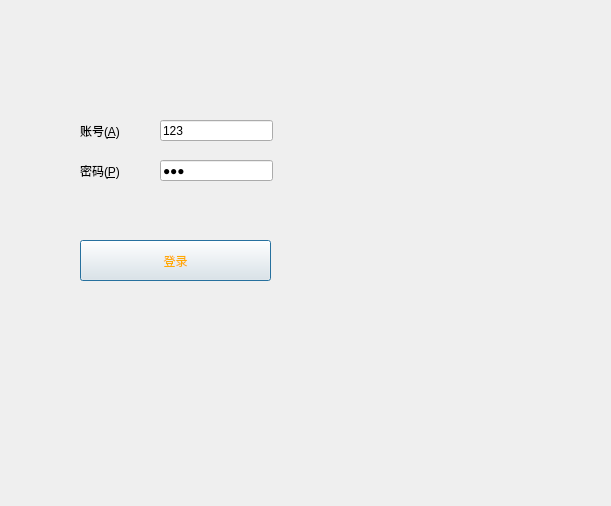
<?xml version="1.0" encoding="UTF-8"?>
<ui version="4.0">
 <class>Dialog</class>
 <widget class="QDialog" name="Dialog">
  <property name="geometry">
   <rect>
    <x>0</x>
    <y>0</y>
    <width>611</width>
    <height>506</height>
   </rect>
  </property>
  <property name="windowTitle">
   <string>Dialog</string>
  </property>
  <widget class="QLabel" name="label">
   <property name="geometry">
    <rect>
     <x>80</x>
     <y>110</y>
     <width>121</width>
     <height>41</height>
    </rect>
   </property>
   <property name="text">
    <string>账号(&amp;A)</string>
   </property>
   <property name="buddy">
    <cstring>lineEdit</cstring>
   </property>
  </widget>
  <widget class="QLabel" name="label_2">
   <property name="geometry">
    <rect>
     <x>80</x>
     <y>150</y>
     <width>121</width>
     <height>41</height>
    </rect>
   </property>
   <property name="text">
    <string>密码(&amp;P)</string>
   </property>
   <property name="buddy">
    <cstring>lineEdit_2</cstring>
   </property>
  </widget>
  <widget class="QLineEdit" name="lineEdit">
   <property name="geometry">
    <rect>
     <x>160</x>
     <y>120</y>
     <width>113</width>
     <height>21</height>
    </rect>
   </property>
   <property name="text">
    <string>123</string>
   </property>
  </widget>
  <widget class="QLineEdit" name="lineEdit_2">
   <property name="geometry">
    <rect>
     <x>160</x>
     <y>160</y>
     <width>113</width>
     <height>21</height>
    </rect>
   </property>
   <property name="text">
    <string>456</string>
   </property>
   <property name="echoMode">
    <enum>QLineEdit::Password</enum>
   </property>
  </widget>
  <widget class="QPushButton" name="pushButton">
   <property name="geometry">
    <rect>
     <x>80</x>
     <y>240</y>
     <width>191</width>
     <height>41</height>
    </rect>
   </property>
   <property name="styleSheet">
    <string notr="true">color: rgb(255, 170, 0);
border-image: url(:/lk/lock.png);</string>
   </property>
   <property name="text">
    <string>登录</string>
   </property>
  </widget>
 </widget>
 <resources>
  <include location="test_source.qrc"/>
 </resources>
 <connections>
  <connection>
   <sender>pushButton</sender>
   <signal>clicked()</signal>
   <receiver>Dialog</receiver>
   <slot>check_login()</slot>
   <hints>
    <hint type="sourcelabel">
     <x>235</x>
     <y>251</y>
    </hint>
    <hint type="destinationlabel">
     <x>371</x>
     <y>254</y>
    </hint>
   </hints>
  </connection>
 </connections>
 <slots>
  <slot>check_login()</slot>
 </slots>
</ui>
